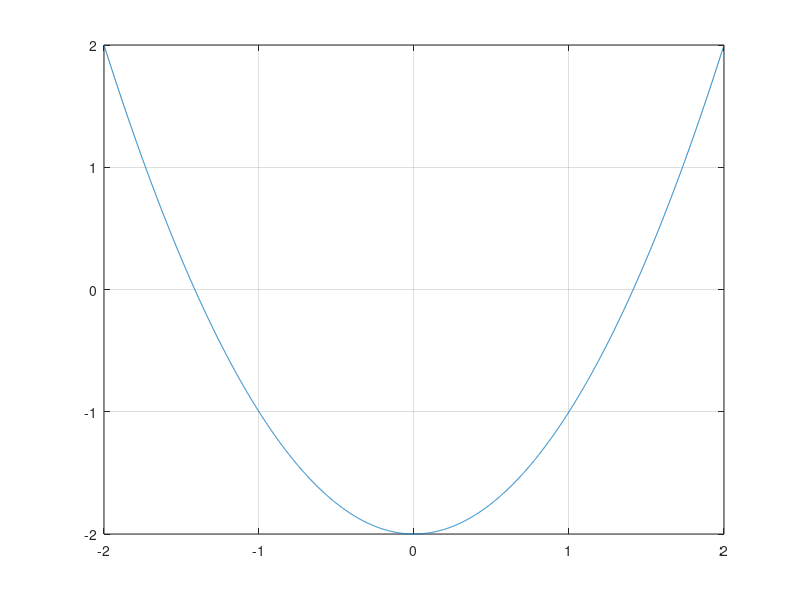

Source code (MATLAB): (Note: this script raises an error after producing the figure.)
%% a) Parte 1

clear
clc

% Primera funcion x^2 = 2
f1 = inline('x.^2 - 2');
df1 = inline('2 * x');

% GRaficamos la funcion f1 para hallar los candidatos a la raiz
xx = -2:0.001:2;
figure;
plot(xx, f1(xx))
grid on 

% Por la grafica sabemos que una raiz estara cerca del punto x0 = 1
r = newton(f1, df1, 1, 1e-12, 1000);

disp("El valor aproximado de la raiz es: ")
disp(r)

%% a) Parte 3

clear
clc

% Primera funcion cos(x) = x
f3 = inline('cos(x) - x');
df3 = inline('sin(x) - 1');

% GRaficamos la funcion f1 para hallar los candidatos a la raiz
xx = 0:0.001:1;
figure;
plot(xx, f3(xx))
grid on 

% Por la grafica sabemos que una raiz estara cerca del punto x0 = 0.7
r = newton(f3, df3, 0.7, 1e-12, 10000);

disp("El valor aproximado de la raiz es: ")
disp(r)







